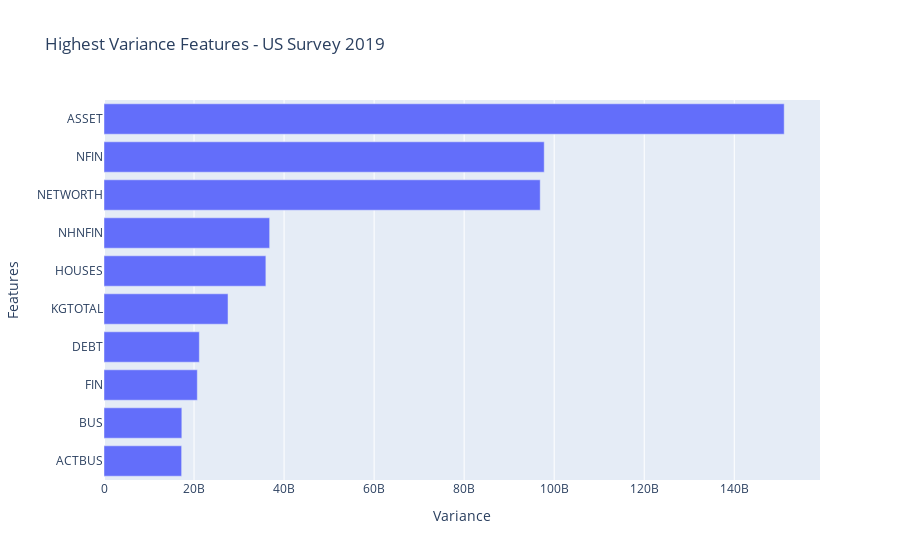

Notebook code for this chart:
### Code cell
fig = px.bar(x = high_var,
            y = high_var.index,
            title = "Highest Variance Features - US Survey 2019"
            )
fig.update_layout(xaxis_title="Variance", yaxis_title = "Features")
fig.show()

### Figure 1 — Plotly figure (JSON) as saved in the notebook; plotly's stock layout.template omitted (floating-point values rounded to 4 significant figures)
{"data": [{"alignmentgroup": "True", "hovertemplate": "x=%{x}<br>y=%{y}<extra></extra>", "legendgroup": "", "marker": {"color": "#636efa", "pattern": {"shape": ""}}, "name": "", "offsetgroup": "", "orientation": "h", "showlegend": false, "textposition": "auto", "type": "bar", "x": [17240000000.0, 17290000000.0, 20730000000.0, 21180000000.0, 27550000000.0, 35960000000.0, 36800000000.0, 96900000000.0, 97790000000.0, 151100000000.0], "xaxis": "x", "y": ["ACTBUS", "BUS", "FIN", "DEBT", "KGTOTAL", "HOUSES", "NHNFIN", "NETWORTH", "NFIN", "ASSET"], "yaxis": "y"}], "layout": {"barmode": "relative", "legend": {"tracegroupgap": 0}, "title": {"text": "Highest Variance Features - US Survey 2019"}, "xaxis": {"anchor": "y", "domain": [0, 1], "title": {"text": "Variance"}}, "yaxis": {"anchor": "x", "domain": [0, 1], "title": {"text": "Features"}}}}
